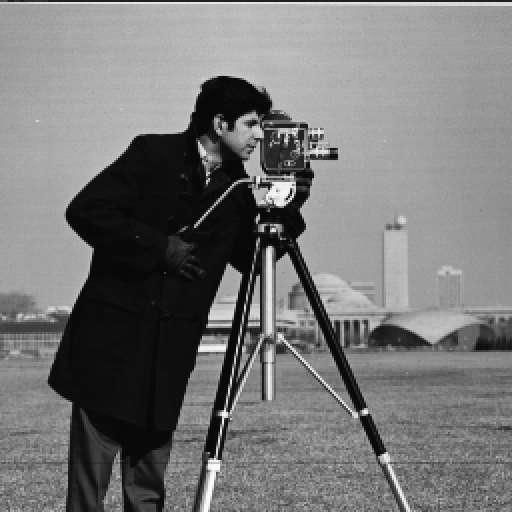
%> input picture AIA projectVamshi/data/cameraman.jpg, 512 x 512 px
$ octave --eval "result = LoadIData;"   (GNU Octave 9; MATLAB toolbox functions it lacks are replaced by stand-ins)
%> lines starting %> are read from the running program, lines starting %| are printed output that depends on the picture
function [Img1 Im1noi Img2 Im2noi] = LoadIData
%% This fucntion will load the data of image with noise
% image access rows and clumns/
Img1 = zeros(1000,1);
Img1(1:200) = 1;
Img1(201:300) = 4;
Img1(301:600) = 2;
Img1(601:650) = 3;
Img1(651:end) = 1;
% adding random gerenated noise to the iamge ========
Im1noi = Img1 + 0.3*randn(size(Img1));
figure(1);
% plot the image
plot(Img1,'r-','LineWidth',2);
hold on;
% plot noisy image
plot(Im1noi,'r.');
hlen = legend('CleanTest','NoisyTest');
set(hlen,'FontSize',20);
set(gca,'FontSize',2);
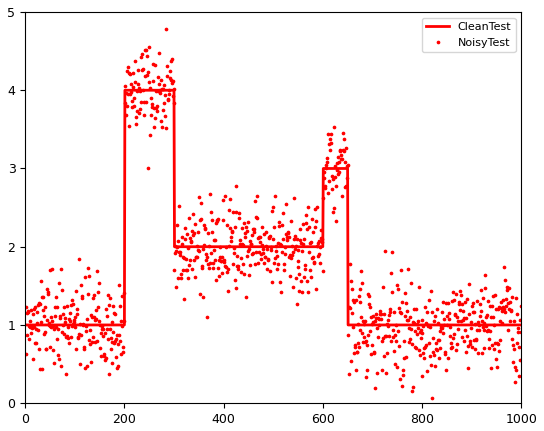
%> figure redrawn from the program's plot data; curve peaks at x = 201, y = 4; highest point at x = 283, y = 4.78

% input the imge to be denoised =======
Img2 = imread('data\cameraman.jpg');
%> Img2 is the input picture: size 512x512 uint8; min 0, max 255, mean 118.7
Img2 = double(Img2);
%> Img2: size 512x512 double
r = 20;
% gernerate the random noise
Im2noi = Img2 + r*randn(size(Img2));
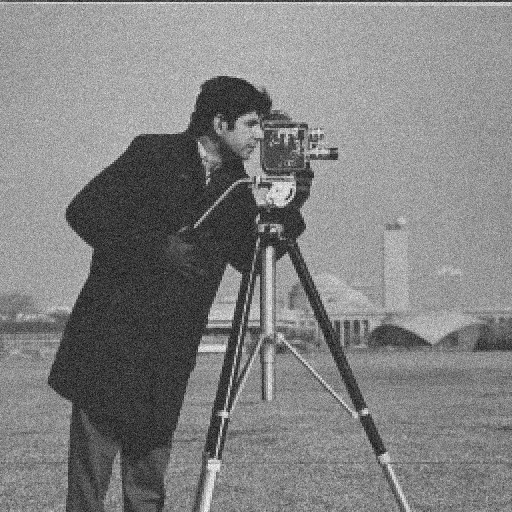
%> Im2noi: size 512x512 double; min -70.55, max 301.9, mean 118.7; drawn with min black and max white
%> `result = LoadIData;`: result = 1000 values, max 4 at index 201, min 1 at index 1, mean 1.7
figure(2);
% plot the image
subplot(1,2,1);
imshow(Img2,[]);
title('Orig-image-2','FontSize',20);
subplot(1,2,2);
% plot the noisy image
imshow(Im2noi,[]);
title('Noisy-image2','FontSize',20);

$ run again, with AIA projectVamshi/data/girl.jpg copied over AIA projectVamshi/data/cameraman.jpg
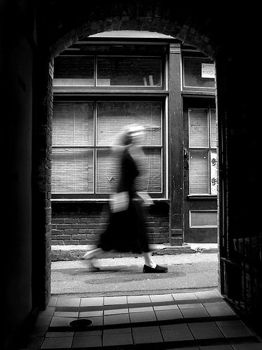
%> input picture AIA projectVamshi/data/girl.jpg, 262 x 350 px
%> in LoadIData, Img2 is the input picture: size 350x262x3 uint8; min 0, max 255, mean 56.2
%> Img2: size 350x262x3 double
%> in LoadIData, `Im2noi = Img2 + r*randn(size(Img2));`:
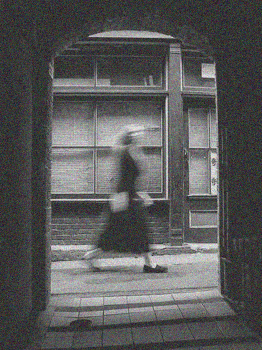
%> Im2noi: size 350x262x3 double; mean R, G, B 56.1, 56.2, 56.1; drawn with min black and max white
%> result = 1000 values, max 4 at index 201, min 1 at index 1, mean 1.7

$ run again, with AIA projectVamshi/data/Lena.bmp saved as AIA projectVamshi/data/cameraman.jpg
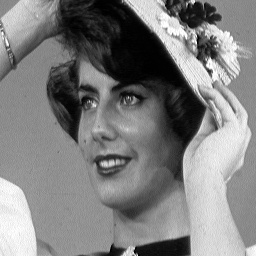
%> input picture AIA projectVamshi/data/Lena.bmp, 256 x 256 px
%> in LoadIData, Img2 is the input picture: size 256x256 uint8; min 0, max 255, mean 127.2
%> Img2: size 256x256 double
%> in LoadIData, `Im2noi = Img2 + r*randn(size(Img2));`:
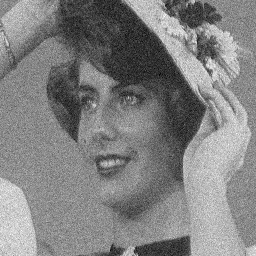
%> Im2noi: size 256x256 double; min -72.03, max 319.2, mean 127; drawn with min black and max white
%> result = 1000 values, max 4 at index 201, min 1 at index 1, mean 1.7
